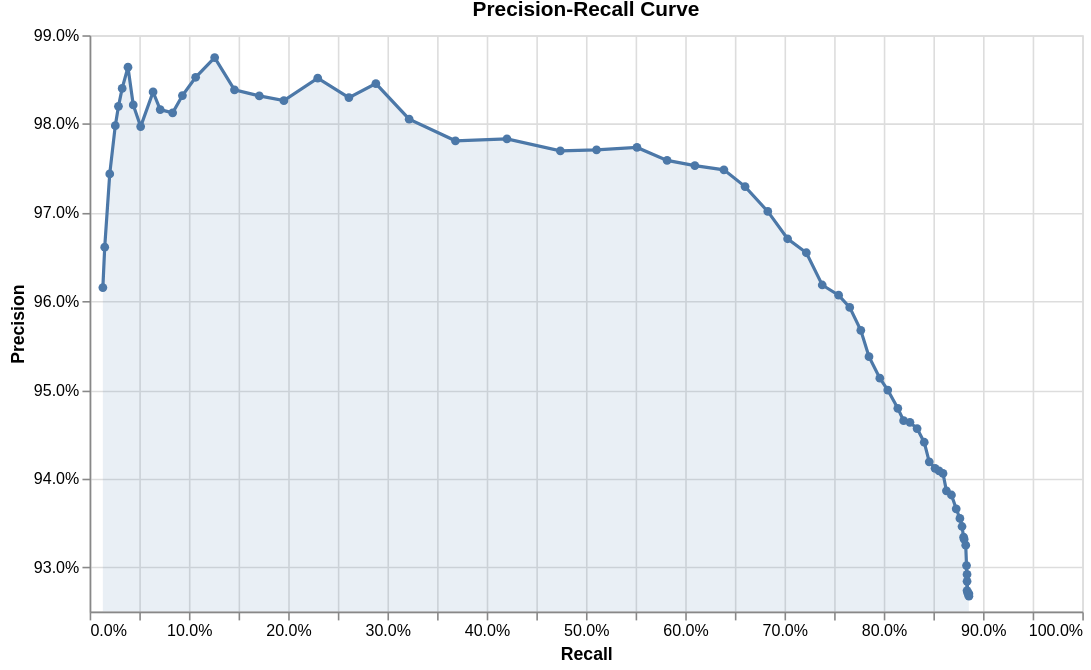

Here is the Vega-Lite specification saved for this chart:
### Vega-Lite specification from a JSON file in a GitHub repository (floating-point values rounded to 4 significant figures)
{"config": {"view": {"continuousWidth": 300, "continuousHeight": 300}}, "data": {"name": "data-678b439fd192d5c54db73d2540cae706"}, "mark": {"type": "area", "color": "#4C78A8", "fillOpacity": 0.12, "line": {"color": "#4C78A8"}, "point": {"filled": true}}, "description": "Precision-recall curve", "encoding": {"tooltip": [{"field": "truth_threshold", "format": ".2f", "title": "Match weight threshold", "type": "quantitative"}, {"field": "match_probability", "format": ".4f", "title": "Match probability", "type": "quantitative"}, {"field": "precision", "format": ".3%", "title": "Precision", "type": "quantitative"}, {"field": "recall", "format": ".3%", "title": "Recall", "type": "quantitative"}], "x": {"axis": {"format": ".1%"}, "field": "recall", "scale": {"domain": [0, 1]}, "title": "Recall", "type": "quantitative"}, "y": {"axis": {"format": ".1%"}, "field": "precision", "scale": {"zero": false}, "stack": false, "title": "Precision", "type": "quantitative"}}, "height": 360, "padding": {"top": 0, "left": 5, "right": 5, "bottom": 5}, "params": [{"name": "grid_7d042ed082bb4a8c95241bb8b7ed78f4", "select": {"type": "interval", "encodings": ["y"]}, "bind": "scales"}], "title": "Precision-Recall Curve", "width": 620, "$schema": "https://vega.github.io/schema/vega-lite/v5.json", "datasets": {"data-678b439fd192d5c54db73d2540cae706": [{"truth_threshold": -19.0, "match_probability": 1.907e-06, "tp": 3327.0, "tn": 0.0, "fp": 263.0, "fp_neg": 0.0, "fn": 429.0, "tp_rate": 0.8858, "tn_rate": null, "fp_rate": null, "fn_rate": 0.1142, "precision": 0.9267, "recall": 0.8858, "f1": 0.9058}, {"truth_threshold": -15.0, "match_probability": 3.052e-05, "tp": 3327.0, "tn": 0.0, "fp": 262.0, "fp_neg": 0.0, "fn": 429.0, "tp_rate": 0.8858, "tn_rate": null, "fp_rate": null, "fn_rate": 0.1142, "precision": 0.927, "recall": 0.8858, "f1": 0.9059}, {"truth_threshold": -14.0, "match_probability": 6.103e-05, "tp": 3326.0, "tn": 0.0, "fp": 262.0, "fp_neg": 0.0, "fn": 430.0, "tp_rate": 0.8855, "tn_rate": null, "fp_rate": null, "fn_rate": 0.1145, "precision": 0.927, "recall": 0.8855, "f1": 0.9058}, {"truth_threshold": -13.0, "match_probability": 0.0001221, "tp": 3325.0, "tn": 0.0, "fp": 262.0, "fp_neg": 0.0, "fn": 431.0, "tp_rate": 0.8853, "tn_rate": null, "fp_rate": null, "fn_rate": 0.1147, "precision": 0.927, "recall": 0.8853, "f1": 0.9056}, {"truth_threshold": -12.0, "match_probability": 0.0002441, "tp": 3322.0, "tn": 0.0, "fp": 261.0, "fp_neg": 0.0, "fn": 434.0, "tp_rate": 0.8845, "tn_rate": null, "fp_rate": null, "fn_rate": 0.1155, "precision": 0.9272, "recall": 0.8845, "f1": 0.9053}, {"truth_threshold": -11.0, "match_probability": 0.000488, "tp": 3320.0, "tn": 0.0, "fp": 260.0, "fp_neg": 0.0, "fn": 436.0, "tp_rate": 0.8839, "tn_rate": null, "fp_rate": null, "fn_rate": 0.1161, "precision": 0.9274, "recall": 0.8839, "f1": 0.9051}, {"truth_threshold": -10.0, "match_probability": 0.0009756, "tp": 3320.0, "tn": 0.0, "fp": 256.0, "fp_neg": 0.0, "fn": 436.0, "tp_rate": 0.8839, "tn_rate": null, "fp_rate": null, "fn_rate": 0.1161, "precision": 0.9284, "recall": 0.8839, "f1": 0.9056}, {"truth_threshold": -9.0, "match_probability": 0.001949, "tp": 3320.0, "tn": 0.0, "fp": 253.0, "fp_neg": 0.0, "fn": 436.0, "tp_rate": 0.8839, "tn_rate": null, "fp_rate": null, "fn_rate": 0.1161, "precision": 0.9292, "recall": 0.8839, "f1": 0.906}, {"truth_threshold": -8.0, "match_probability": 0.003891, "tp": 3318.0, "tn": 0.0, "fp": 249.0, "fp_neg": 0.0, "fn": 438.0, "tp_rate": 0.8834, "tn_rate": null, "fp_rate": null, "fn_rate": 0.1166, "precision": 0.9302, "recall": 0.8834, "f1": 0.9062}, {"truth_threshold": -7.0, "match_probability": 0.007752, "tp": 3315.0, "tn": 0.0, "fp": 240.0, "fp_neg": 0.0, "fn": 441.0, "tp_rate": 0.8826, "tn_rate": null, "fp_rate": null, "fn_rate": 0.1174, "precision": 0.9325, "recall": 0.8826, "f1": 0.9069}, {"truth_threshold": -6.0, "match_probability": 0.01538, "tp": 3309.0, "tn": 0.0, "fp": 237.0, "fp_neg": 0.0, "fn": 447.0, "tp_rate": 0.881, "tn_rate": null, "fp_rate": null, "fn_rate": 0.119, "precision": 0.9332, "recall": 0.881, "f1": 0.9063}, {"truth_threshold": -5.0, "match_probability": 0.0303, "tp": 3307.0, "tn": 0.0, "fp": 236.0, "fp_neg": 0.0, "fn": 449.0, "tp_rate": 0.8805, "tn_rate": null, "fp_rate": null, "fn_rate": 0.1195, "precision": 0.9334, "recall": 0.8805, "f1": 0.9062}, {"truth_threshold": -4.0, "match_probability": 0.05882, "tp": 3301.0, "tn": 0.0, "fp": 231.0, "fp_neg": 0.0, "fn": 455.0, "tp_rate": 0.8789, "tn_rate": null, "fp_rate": null, "fn_rate": 0.1211, "precision": 0.9346, "recall": 0.8789, "f1": 0.9059}, {"truth_threshold": -3.0, "match_probability": 0.1111, "tp": 3293.0, "tn": 0.0, "fp": 227.0, "fp_neg": 0.0, "fn": 463.0, "tp_rate": 0.8767, "tn_rate": null, "fp_rate": null, "fn_rate": 0.1233, "precision": 0.9355, "recall": 0.8767, "f1": 0.9052}, {"truth_threshold": -2.0, "match_probability": 0.2, "tp": 3279.0, "tn": 0.0, "fp": 222.0, "fp_neg": 0.0, "fn": 477.0, "tp_rate": 0.873, "tn_rate": null, "fp_rate": null, "fn_rate": 0.127, "precision": 0.9366, "recall": 0.873, "f1": 0.9037}, {"truth_threshold": -1.0, "match_probability": 0.3333, "tp": 3261.0, "tn": 0.0, "fp": 215.0, "fp_neg": 0.0, "fn": 495.0, "tp_rate": 0.8682, "tn_rate": null, "fp_rate": null, "fn_rate": 0.1318, "precision": 0.9381, "recall": 0.8682, "f1": 0.9018}, {"truth_threshold": 0.0, "match_probability": 0.5, "tp": 3242.0, "tn": 0.0, "fp": 212.0, "fp_neg": 0.0, "fn": 514.0, "tp_rate": 0.8632, "tn_rate": null, "fp_rate": null, "fn_rate": 0.1368, "precision": 0.9386, "recall": 0.8632, "f1": 0.8993}, {"truth_threshold": 1.0, "match_probability": 0.6667, "tp": 3229.0, "tn": 0.0, "fp": 204.0, "fp_neg": 0.0, "fn": 527.0, "tp_rate": 0.8597, "tn_rate": null, "fp_rate": null, "fn_rate": 0.1403, "precision": 0.9406, "recall": 0.8597, "f1": 0.8983}, {"truth_threshold": 2.0, "match_probability": 0.8, "tp": 3214.0, "tn": 0.0, "fp": 202.0, "fp_neg": 0.0, "fn": 542.0, "tp_rate": 0.8557, "tn_rate": null, "fp_rate": null, "fn_rate": 0.1443, "precision": 0.9409, "recall": 0.8557, "f1": 0.8963}, {"truth_threshold": 3.0, "match_probability": 0.8889, "tp": 3199.0, "tn": 0.0, "fp": 200.0, "fp_neg": 0.0, "fn": 557.0, "tp_rate": 0.8517, "tn_rate": null, "fp_rate": null, "fn_rate": 0.1483, "precision": 0.9412, "recall": 0.8517, "f1": 0.8942}, {"truth_threshold": 4.0, "match_probability": 0.9412, "tp": 3177.0, "tn": 0.0, "fp": 196.0, "fp_neg": 0.0, "fn": 579.0, "tp_rate": 0.8458, "tn_rate": null, "fp_rate": null, "fn_rate": 0.1542, "precision": 0.9419, "recall": 0.8458, "f1": 0.8913}, {"truth_threshold": 5.0, "match_probability": 0.9697, "tp": 3158.0, "tn": 0.0, "fp": 187.0, "fp_neg": 0.0, "fn": 598.0, "tp_rate": 0.8408, "tn_rate": null, "fp_rate": null, "fn_rate": 0.1592, "precision": 0.9441, "recall": 0.8408, "f1": 0.8895}, {"truth_threshold": 6.0, "match_probability": 0.9846, "tp": 3131.0, "tn": 0.0, "fp": 180.0, "fp_neg": 0.0, "fn": 625.0, "tp_rate": 0.8336, "tn_rate": null, "fp_rate": null, "fn_rate": 0.1664, "precision": 0.9456, "recall": 0.8336, "f1": 0.8861}, {"truth_threshold": 7.0, "match_probability": 0.9922, "tp": 3104.0, "tn": 0.0, "fp": 176.0, "fp_neg": 0.0, "fn": 652.0, "tp_rate": 0.8264, "tn_rate": null, "fp_rate": null, "fn_rate": 0.1736, "precision": 0.9463, "recall": 0.8264, "f1": 0.8823}, {"truth_threshold": 8.0, "match_probability": 0.9961, "tp": 3080.0, "tn": 0.0, "fp": 174.0, "fp_neg": 0.0, "fn": 676.0, "tp_rate": 0.82, "tn_rate": null, "fp_rate": null, "fn_rate": 0.18, "precision": 0.9465, "recall": 0.82, "f1": 0.8787}, {"truth_threshold": 9.0, "match_probability": 0.9981, "tp": 3058.0, "tn": 0.0, "fp": 168.0, "fp_neg": 0.0, "fn": 698.0, "tp_rate": 0.8142, "tn_rate": null, "fp_rate": null, "fn_rate": 0.1858, "precision": 0.9479, "recall": 0.8142, "f1": 0.876}, {"truth_threshold": 10.0, "match_probability": 0.999, "tp": 3020.0, "tn": 0.0, "fp": 159.0, "fp_neg": 0.0, "fn": 736.0, "tp_rate": 0.804, "tn_rate": null, "fp_rate": null, "fn_rate": 0.196, "precision": 0.95, "recall": 0.804, "f1": 0.8709}, {"truth_threshold": 11.0, "match_probability": 0.9995, "tp": 2990.0, "tn": 0.0, "fp": 153.0, "fp_neg": 0.0, "fn": 766.0, "tp_rate": 0.7961, "tn_rate": null, "fp_rate": null, "fn_rate": 0.2039, "precision": 0.9513, "recall": 0.7961, "f1": 0.8668}, {"truth_threshold": 12.0, "match_probability": 0.9998, "tp": 2949.0, "tn": 0.0, "fp": 143.0, "fp_neg": 0.0, "fn": 807.0, "tp_rate": 0.7851, "tn_rate": null, "fp_rate": null, "fn_rate": 0.2149, "precision": 0.9538, "recall": 0.7851, "f1": 0.8613}, {"truth_threshold": 13.0, "match_probability": 0.9999, "tp": 2918.0, "tn": 0.0, "fp": 132.0, "fp_neg": 0.0, "fn": 838.0, "tp_rate": 0.7769, "tn_rate": null, "fp_rate": null, "fn_rate": 0.2231, "precision": 0.9567, "recall": 0.7769, "f1": 0.8575}, {"truth_threshold": 14.0, "match_probability": 0.9999, "tp": 2876.0, "tn": 0.0, "fp": 122.0, "fp_neg": 0.0, "fn": 880.0, "tp_rate": 0.7657, "tn_rate": null, "fp_rate": null, "fn_rate": 0.2343, "precision": 0.9593, "recall": 0.7657, "f1": 0.8516}, {"truth_threshold": 15.0, "match_probability": 1.0, "tp": 2834.0, "tn": 0.0, "fp": 116.0, "fp_neg": 0.0, "fn": 922.0, "tp_rate": 0.7545, "tn_rate": null, "fp_rate": null, "fn_rate": 0.2455, "precision": 0.9607, "recall": 0.7545, "f1": 0.8452}, {"truth_threshold": 16.0, "match_probability": 1.0, "tp": 2772.0, "tn": 0.0, "fp": 110.0, "fp_neg": 0.0, "fn": 984.0, "tp_rate": 0.738, "tn_rate": null, "fp_rate": null, "fn_rate": 0.262, "precision": 0.9618, "recall": 0.738, "f1": 0.8352}, {"truth_threshold": 17.0, "match_probability": 1.0, "tp": 2712.0, "tn": 0.0, "fp": 97.0, "fp_neg": 0.0, "fn": 1044.0, "tp_rate": 0.722, "tn_rate": null, "fp_rate": null, "fn_rate": 0.278, "precision": 0.9655, "recall": 0.722, "f1": 0.8262}, {"truth_threshold": 18.0, "match_probability": 1.0, "tp": 2641.0, "tn": 0.0, "fp": 90.0, "fp_neg": 0.0, "fn": 1115.0, "tp_rate": 0.7031, "tn_rate": null, "fp_rate": null, "fn_rate": 0.2969, "precision": 0.967, "recall": 0.7031, "f1": 0.8142}, {"truth_threshold": 19.0, "match_probability": 1.0, "tp": 2566.0, "tn": 0.0, "fp": 79.0, "fp_neg": 0.0, "fn": 1190.0, "tp_rate": 0.6832, "tn_rate": null, "fp_rate": null, "fn_rate": 0.3168, "precision": 0.9701, "recall": 0.6832, "f1": 0.8017}, {"truth_threshold": 20.0, "match_probability": 1.0, "tp": 2480.0, "tn": 0.0, "fp": 69.0, "fp_neg": 0.0, "fn": 1276.0, "tp_rate": 0.6603, "tn_rate": null, "fp_rate": null, "fn_rate": 0.3397, "precision": 0.9729, "recall": 0.6603, "f1": 0.7867}, {"truth_threshold": 21.0, "match_probability": 1.0, "tp": 2400.0, "tn": 0.0, "fp": 62.0, "fp_neg": 0.0, "fn": 1356.0, "tp_rate": 0.639, "tn_rate": null, "fp_rate": null, "fn_rate": 0.361, "precision": 0.9748, "recall": 0.639, "f1": 0.772}, {"truth_threshold": 22.0, "match_probability": 1.0, "tp": 2290.0, "tn": 0.0, "fp": 58.0, "fp_neg": 0.0, "fn": 1466.0, "tp_rate": 0.6097, "tn_rate": null, "fp_rate": null, "fn_rate": 0.3903, "precision": 0.9753, "recall": 0.6097, "f1": 0.7503}, {"truth_threshold": 23.0, "match_probability": 1.0, "tp": 2185.0, "tn": 0.0, "fp": 54.0, "fp_neg": 0.0, "fn": 1571.0, "tp_rate": 0.5817, "tn_rate": null, "fp_rate": null, "fn_rate": 0.4183, "precision": 0.9759, "recall": 0.5817, "f1": 0.7289}, {"truth_threshold": 24.0, "match_probability": 1.0, "tp": 2071.0, "tn": 0.0, "fp": 48.0, "fp_neg": 0.0, "fn": 1685.0, "tp_rate": 0.5514, "tn_rate": null, "fp_rate": null, "fn_rate": 0.4486, "precision": 0.9773, "recall": 0.5514, "f1": 0.705}, {"truth_threshold": 25.0, "match_probability": 1.0, "tp": 1918.0, "tn": 0.0, "fp": 45.0, "fp_neg": 0.0, "fn": 1838.0, "tp_rate": 0.5106, "tn_rate": null, "fp_rate": null, "fn_rate": 0.4894, "precision": 0.9771, "recall": 0.5106, "f1": 0.6707}, {"truth_threshold": 26.0, "match_probability": 1.0, "tp": 1781.0, "tn": 0.0, "fp": 42.0, "fp_neg": 0.0, "fn": 1975.0, "tp_rate": 0.4742, "tn_rate": null, "fp_rate": null, "fn_rate": 0.5258, "precision": 0.977, "recall": 0.4742, "f1": 0.6385}, {"truth_threshold": 27.0, "match_probability": 1.0, "tp": 1579.0, "tn": 0.0, "fp": 35.0, "fp_neg": 0.0, "fn": 2177.0, "tp_rate": 0.4204, "tn_rate": null, "fp_rate": null, "fn_rate": 0.5796, "precision": 0.9783, "recall": 0.4204, "f1": 0.5881}, {"truth_threshold": 28.0, "match_probability": 1.0, "tp": 1384.0, "tn": 0.0, "fp": 31.0, "fp_neg": 0.0, "fn": 2372.0, "tp_rate": 0.3685, "tn_rate": null, "fp_rate": null, "fn_rate": 0.6315, "precision": 0.9781, "recall": 0.3685, "f1": 0.5353}, {"truth_threshold": 29.0, "match_probability": 1.0, "tp": 1209.0, "tn": 0.0, "fp": 24.0, "fp_neg": 0.0, "fn": 2547.0, "tp_rate": 0.3219, "tn_rate": null, "fp_rate": null, "fn_rate": 0.6781, "precision": 0.9805, "recall": 0.3219, "f1": 0.4847}, {"truth_threshold": 30.0, "match_probability": 1.0, "tp": 1083.0, "tn": 0.0, "fp": 17.0, "fp_neg": 0.0, "fn": 2673.0, "tp_rate": 0.2883, "tn_rate": null, "fp_rate": null, "fn_rate": 0.7117, "precision": 0.9845, "recall": 0.2883, "f1": 0.446}, {"truth_threshold": 31.0, "match_probability": 1.0, "tp": 981.0, "tn": 0.0, "fp": 17.0, "fp_neg": 0.0, "fn": 2775.0, "tp_rate": 0.2612, "tn_rate": null, "fp_rate": null, "fn_rate": 0.7388, "precision": 0.983, "recall": 0.2612, "f1": 0.4127}, {"truth_threshold": 32.0, "match_probability": 1.0, "tp": 863.0, "tn": 0.0, "fp": 13.0, "fp_neg": 0.0, "fn": 2893.0, "tp_rate": 0.2298, "tn_rate": null, "fp_rate": null, "fn_rate": 0.7702, "precision": 0.9852, "recall": 0.2298, "f1": 0.3726}, {"truth_threshold": 33.0, "match_probability": 1.0, "tp": 735.0, "tn": 0.0, "fp": 13.0, "fp_neg": 0.0, "fn": 3021.0, "tp_rate": 0.1957, "tn_rate": null, "fp_rate": null, "fn_rate": 0.8043, "precision": 0.9826, "recall": 0.1957, "f1": 0.3264}, {"truth_threshold": 34.0, "match_probability": 1.0, "tp": 642.0, "tn": 0.0, "fp": 11.0, "fp_neg": 0.0, "fn": 3114.0, "tp_rate": 0.1709, "tn_rate": null, "fp_rate": null, "fn_rate": 0.8291, "precision": 0.9832, "recall": 0.1709, "f1": 0.2912}, {"truth_threshold": 35.0, "match_probability": 1.0, "tp": 548.0, "tn": 0.0, "fp": 9.0, "fp_neg": 0.0, "fn": 3208.0, "tp_rate": 0.1459, "tn_rate": null, "fp_rate": null, "fn_rate": 0.8541, "precision": 0.9838, "recall": 0.1459, "f1": 0.2541}, {"truth_threshold": 36.0, "match_probability": 1.0, "tp": 473.0, "tn": 0.0, "fp": 6.0, "fp_neg": 0.0, "fn": 3283.0, "tp_rate": 0.1259, "tn_rate": null, "fp_rate": null, "fn_rate": 0.8741, "precision": 0.9875, "recall": 0.1259, "f1": 0.2234}, {"truth_threshold": 37.0, "match_probability": 1.0, "tp": 401.0, "tn": 0.0, "fp": 6.0, "fp_neg": 0.0, "fn": 3355.0, "tp_rate": 0.1068, "tn_rate": null, "fp_rate": null, "fn_rate": 0.8932, "precision": 0.9853, "recall": 0.1068, "f1": 0.1926}, {"truth_threshold": 38.0, "match_probability": 1.0, "tp": 351.0, "tn": 0.0, "fp": 6.0, "fp_neg": 0.0, "fn": 3405.0, "tp_rate": 0.09345, "tn_rate": null, "fp_rate": null, "fn_rate": 0.9065, "precision": 0.9832, "recall": 0.09345, "f1": 0.1707}, {"truth_threshold": 39.0, "match_probability": 1.0, "tp": 314.0, "tn": 0.0, "fp": 6.0, "fp_neg": 0.0, "fn": 3442.0, "tp_rate": 0.0836, "tn_rate": null, "fp_rate": null, "fn_rate": 0.9164, "precision": 0.9812, "recall": 0.0836, "f1": 0.1541}, {"truth_threshold": 40.0, "match_probability": 1.0, "tp": 267.0, "tn": 0.0, "fp": 5.0, "fp_neg": 0.0, "fn": 3489.0, "tp_rate": 0.07109, "tn_rate": null, "fp_rate": null, "fn_rate": 0.9289, "precision": 0.9816, "recall": 0.07109, "f1": 0.1326}, {"truth_threshold": 41.0, "match_probability": 1.0, "tp": 240.0, "tn": 0.0, "fp": 4.0, "fp_neg": 0.0, "fn": 3516.0, "tp_rate": 0.0639, "tn_rate": null, "fp_rate": null, "fn_rate": 0.9361, "precision": 0.9836, "recall": 0.0639, "f1": 0.12}, {"truth_threshold": 42.0, "match_probability": 1.0, "tp": 193.0, "tn": 0.0, "fp": 4.0, "fp_neg": 0.0, "fn": 3563.0, "tp_rate": 0.05138, "tn_rate": null, "fp_rate": null, "fn_rate": 0.9486, "precision": 0.9797, "recall": 0.05138, "f1": 0.09765}, {"truth_threshold": 43.0, "match_probability": 1.0, "tp": 165.0, "tn": 0.0, "fp": 3.0, "fp_neg": 0.0, "fn": 3591.0, "tp_rate": 0.04393, "tn_rate": null, "fp_rate": null, "fn_rate": 0.9561, "precision": 0.9821, "recall": 0.04393, "f1": 0.0841}, {"truth_threshold": 44.0, "match_probability": 1.0, "tp": 145.0, "tn": 0.0, "fp": 2.0, "fp_neg": 0.0, "fn": 3611.0, "tp_rate": 0.0386, "tn_rate": null, "fp_rate": null, "fn_rate": 0.9614, "precision": 0.9864, "recall": 0.0386, "f1": 0.0743}, {"truth_threshold": 45.0, "match_probability": 1.0, "tp": 123.0, "tn": 0.0, "fp": 2.0, "fp_neg": 0.0, "fn": 3633.0, "tp_rate": 0.03275, "tn_rate": null, "fp_rate": null, "fn_rate": 0.9673, "precision": 0.984, "recall": 0.03275, "f1": 0.06339}, {"truth_threshold": 46.0, "match_probability": 1.0, "tp": 109.0, "tn": 0.0, "fp": 2.0, "fp_neg": 0.0, "fn": 3647.0, "tp_rate": 0.02902, "tn_rate": null, "fp_rate": null, "fn_rate": 0.971, "precision": 0.982, "recall": 0.02902, "f1": 0.05637}, {"truth_threshold": 47.0, "match_probability": 1.0, "tp": 97.0, "tn": 0.0, "fp": 2.0, "fp_neg": 0.0, "fn": 3659.0, "tp_rate": 0.02583, "tn_rate": null, "fp_rate": null, "fn_rate": 0.9742, "precision": 0.9798, "recall": 0.02583, "f1": 0.05032}, {"truth_threshold": 48.0, "match_probability": 1.0, "tp": 76.0, "tn": 0.0, "fp": 2.0, "fp_neg": 0.0, "fn": 3680.0, "tp_rate": 0.02023, "tn_rate": null, "fp_rate": null, "fn_rate": 0.9798, "precision": 0.9744, "recall": 0.02023, "f1": 0.03965}, {"truth_threshold": 49.0, "match_probability": 1.0, "tp": 57.0, "tn": 0.0, "fp": 2.0, "fp_neg": 0.0, "fn": 3699.0, "tp_rate": 0.01518, "tn_rate": null, "fp_rate": null, "fn_rate": 0.9848, "precision": 0.9661, "recall": 0.01518, "f1": 0.02988}, {"truth_threshold": 50.0, "match_probability": 1.0, "tp": 50.0, "tn": 0.0, "fp": 2.0, "fp_neg": 0.0, "fn": 3706.0, "tp_rate": 0.01331, "tn_rate": null, "fp_rate": null, "fn_rate": 0.9867, "precision": 0.9615, "recall": 0.01331, "f1": 0.02626}]}}
